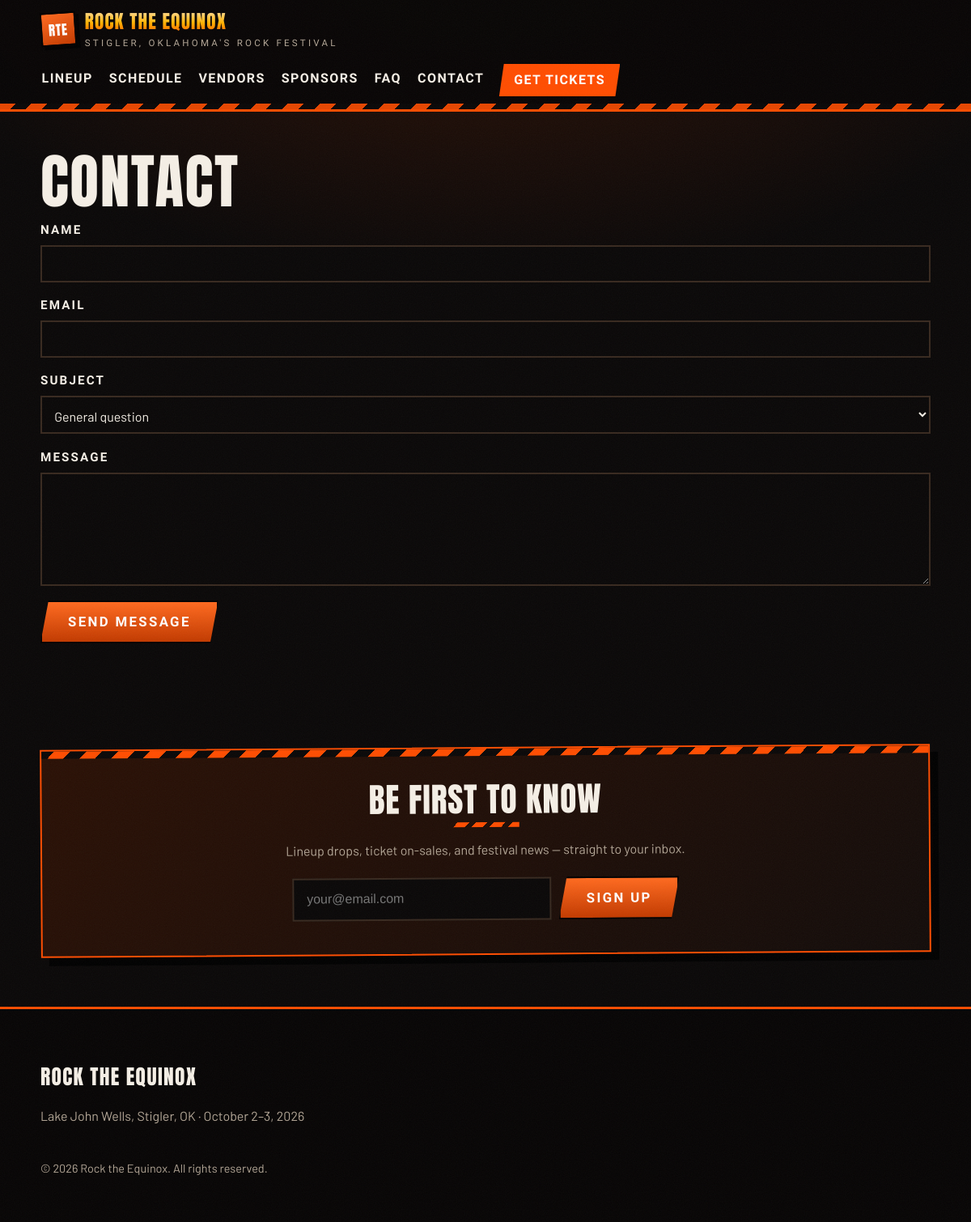
The page /contact.php on the database its author committed.
### tables this page shows
CREATE TABLE IF NOT EXISTS settings (
    `key` VARCHAR(60) PRIMARY KEY,
    `value` TEXT
);

### includes/db.php (called while the page is built, shortened)
<?php
function setting(PDO $pdo, string $key, string $default = ''): string {
    static $cache = [];
    if (!array_key_exists($key, $cache)) {
        $stmt = $pdo->prepare('SELECT `value` FROM settings WHERE `key` = ?');
        $stmt->execute([$key]);
        $cache[$key] = $stmt->fetchColumn() ?: $default;
    }
    return $cache[$key];
}
function e(string $s): string {
    return htmlspecialchars($s, ENT_QUOTES, 'UTF-8');
}

### public/contact.php (the view, shortened to what this page needs)
<?php
require_once __DIR__ . '/../includes/header.php';
$sent = false;
?>
<h1>Contact</h1>
<?php if ($sent): ?>
    <p class="success">Thanks — your message is in. A board member will get back to you.</p>
<?php else: ?>
    <form method="post" class="form">
        <label>Name <input type="text" name="name" required value="<?= e($_POST['name'] ?? '') ?>"></label>
        <label>Email <input type="email" name="email" required value="<?= e($_POST['email'] ?? '') ?>"></label>
        <label>Subject
            <select name="subject">
                <option>General question</option>
            </select>
        </label>
        <label>Message <textarea name="message" rows="6" required><?= e($_POST['message'] ?? '') ?></textarea></label>
        <button class="btn btn-primary" type="submit">Send Message</button>
    </form>
<?php endif; ?>
<?php require_once __DIR__ . '/../includes/footer.php'; ?>

### includes/footer.php (shortened to what this page needs)
<?php
$subscribed = isset($_GET['subscribed']);
?>
</main>
<section class="wrap">
    <div class="newsletter-band">
        <h2>Be first to know</h2>
        <p class="muted">Lineup drops, ticket on-sales, and festival news — straight to your inbox.</p>
        <?php if ($subscribed): ?>
            <p class="success">You're on the list. See you in the pit.</p>
        <?php else: ?>
            <form class="newsletter-form" method="post" action="subscribe.php">
                <input type="email" name="email" placeholder="your@email.com" required>
                <button class="btn btn-primary" type="submit">Sign Up</button>
            </form>
        <?php endif; ?>
    </div>
</section>
<footer class="site-footer">
    <div class="wrap">
        <div class="footer-grid">
            <div>
                <p><strong><?= e(strtoupper(setting($pdo, 'site_name', 'Rock the Equinox'))) ?></strong></p>
                <p class="muted"><?= e(setting($pdo, 'venue', 'Stigler, OK')) ?> &middot; <?= e(setting($pdo, 'event_dates', 'Dates TBA')) ?></p>
            </div>
        </div>
        <p class="copyright">&copy; <?= date('Y') ?> <?= e(setting($pdo, 'site_name', 'Rock the Equinox')) ?>. All rights reserved.</p>
    </div>
</footer>
</body>
</html>

### public/assets/css/style.css (style rules this page uses)
:root { --bg: #0a0808; --bg-2: #120d0c; --panel: #1a1311; --panel-2: #211815; --ember: #ff4d00; --ember-dark: #c23a00; --gold: #ffb300; --blood: #d92323; --bone: #f5efe6; --muted: #b3a696; --border: #38291f; --font-display: "Anton", "Arial Black", "Franklin Gothic Heavy", Impact, sans-serif; --font-cond: "Barlow Condensed", "Arial Narrow", "Helvetica Neue", sans-serif; --font-body: "Barlow", "Helvetica Neue", Arial, system-ui, sans-serif; }
* { box-sizing: border-box; }
html { scroll-behavior: smooth; }
body { margin: 0; background: radial-gradient(ellipse 90% 40% at 50% -5%, rgba(255, 77, 0, 0.16), transparent 70%), radial-gradient(ellipse 60% 35% at 85% 108%, rgba(217, 35, 35, 0.10), transparent 70%), var(--bg); color: var(--bone); font-family: var(--font-body); line-height: 1.55; overflow-x: hidden; }
body::after { content: ""; position: fixed; inset: 0; z-index: 999; pointer-events: none; opacity: 0.05; }
.wrap { max-width: 1140px; margin: 0 auto; padding: 0 1.25rem; }
h1, h2, h3 { text-transform: uppercase; line-height: 1.02; margin: 0 0 0.75rem; }
h1 { font-family: var(--font-display); font-weight: 400; font-size: clamp(2.6rem, 7vw, 4.6rem); letter-spacing: 0.02em; }
h2 { font-family: var(--font-display); font-weight: 400; font-size: clamp(1.7rem, 4vw, 2.6rem); letter-spacing: 0.02em; color: var(--bone); }
h2::after { content: ""; display: block; width: 84px; height: 6px; margin-top: 0.45rem; background: repeating-linear-gradient(-45deg, var(--ember) 0 10px, transparent 10px 16px); }
.muted { color: var(--muted); }
.btn { display: inline-block; padding: 0.9rem 2rem; background: var(--panel-2); color: var(--bone); text-decoration: none; border: 2px solid var(--border); cursor: pointer; font-family: var(--font-cond); font-weight: 700; text-transform: uppercase; letter-spacing: 0.14em; font-size: 1.05rem; box-shadow: 6px 6px 0 #000; clip-path: polygon(10px 0, 100% 0, calc(100% - 10px) 100%, 0 100%); transition: transform 0.12s ease, box-shadow 0.12s ease, background 0.12s ease; }
.btn-primary { background: linear-gradient(180deg, #ff6a1f, var(--ember-dark)); border-color: #000; color: #fff; }
.newsletter-band { position: relative; background: linear-gradient(135deg, #2a1005, #130c0a); border: 2px solid var(--ember); padding: 2.6rem 2rem; text-align: center; margin-top: 3.5rem; box-shadow: 10px 10px 0 #000; transform: rotate(-0.4deg); overflow: hidden; }
.newsletter-band::before { content: ""; position: absolute; top: 0; left: 0; right: 0; height: 9px; background: repeating-linear-gradient(-45deg, var(--ember) 0 14px, #0a0808 14px 28px); }
.newsletter-band h2 { color: var(--bone); }
.newsletter-band h2::after { margin-left: auto; margin-right: auto; }
.newsletter-form { display: flex; gap: 0.6rem; justify-content: center; margin-top: 1.3rem; flex-wrap: wrap; }
.newsletter-form input { padding: 0.85rem 1rem; border: 2px solid var(--border); background: #0a0808; color: var(--bone); min-width: min(320px, 80vw); font-size: 1rem; }
.form label { display: block; margin-bottom: 1.1rem; font-family: var(--font-cond); font-weight: 700; text-transform: uppercase; font-size: 0.95rem; letter-spacing: 0.14em; }
.form input, .form textarea, .form select { display: block; width: 100%; margin-top: 0.4rem; padding: 0.7rem; background: #0a0808; border: 2px solid var(--border); color: var(--bone); text-transform: none; letter-spacing: normal; font-weight: 400; font-family: var(--font-body); font-size: 1rem; }
.site-footer { border-top: 3px solid var(--ember); padding: 3rem 0 2.5rem; background: #070505; margin-top: 4rem; }
.site-footer strong { font-family: var(--font-display); font-weight: 400; font-size: 1.6rem; letter-spacing: 0.05em; }
.footer-grid { display: flex; justify-content: space-between; gap: 2rem; flex-wrap: wrap; }
.copyright { margin-top: 1.6rem; color: var(--muted); font-size: 0.9rem; }

### rows shown on the page
settings: value "Lake John Wells, Stigler, OK"
settings: value "October 2–3, 2026"

### other values the page prints
$tagline "STIGLER, OKLAHOMA'S ROCK FESTIVAL"
setting($pdo, 'site_name', 'Rock the Equinox') "ROCK THE EQUINOX"
setting($pdo, 'site_name', 'Rock the Equinox') "Rock the Equinox"
